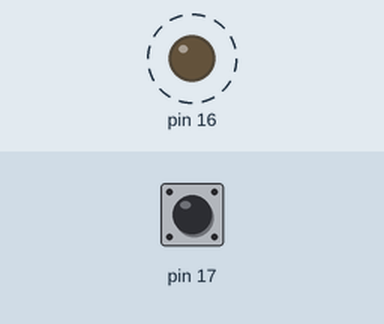
This sketch was run on a simulated Arduino Uno, built with avr-gcc and run on an emulated ATmega328P. Shown: output pins drawn as LEDs (lit = HIGH). Dashed ring = blinking. The test bench sets the inputs (shaded band); at power-on: pin 17 HIGH. What the sketch prints to the serial monitor is not drawn.

Above: at 0.5 s.
Timing chart, 0 to 4.6 s (numbered marks = the images above):
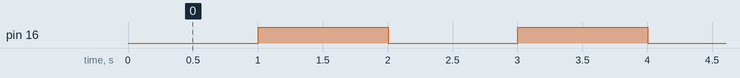

Measured:
- by itself, pin 16: alternates HIGH for 1.0 s and LOW for 1.0 s

The sketch:

Led_ex03.ino
```cpp
unsigned long t1 = 0; //task1에 대한 변수
unsigned long t2 = 0; //task2에 대한 변수
unsigned long t3 = 0; //버튼을 눌렀다가 뗀

int btn_cnt = 0;
int long_btn_cnt = 0;

bool old_btn = HIGH;


void setup() {
  Serial.begin(115200);
  pinMode(16,OUTPUT); //출력으로 설정

}


void loop() {
  //버튼이 눌러진 횟수를 업카운트하고 싶다
  bool now_btn = digitalRead(17);


  //엣지검출(하강)
  if(old_btn == HIGH && now_btn == LOW) {
    //엣지검출(하강)

  }else if(old_btn == LOW && now_btn == HIGH) {
    //상승엣지
    //Serial.print("버튼을 눌렀다가 뗀시간=");
    //Serial.println(millis() - t3);
    if(millis() - t3 > 50) {
      //내가 버튼을 눌렀다고 인정할 수 있는 부분
      long_btn_cnt++;
    }else if(millis() - t3 >50){
      btn_cnt++;
    }
  }

  old_btn = now_btn; //n번째 값을 n-1에게 전달

  if (digitalRead(17) == LOW) {
    delay(200);
    //버튼이 눌려진것이다
    btn_cnt++;
  }

  //LED를 1초간격으로 토글시킨다(task1)
  if(millis() - t1 > 1000) {
    t1 = millis();
    //토글한다
  bool state = digitalRead(16);
  digitalWrite(16, !state);
  }

  //5초간격으로 시리얼모니터에 출력한다(task2)
  if(millis() - t2 > 1000) {
    t2 = millis();
    Serial.println("현재 btn카운터=");
    Serial.println(btn_cnt);
    Serial.println("현재 long_btn카운터=");
    Serial.println(long_btn_cnt);
  }


  /*
  digitalWrite(16,HIGH);
  delay(1000);
  digitalWrite(16, LOW);
  delay(1000);
  */
}
```
